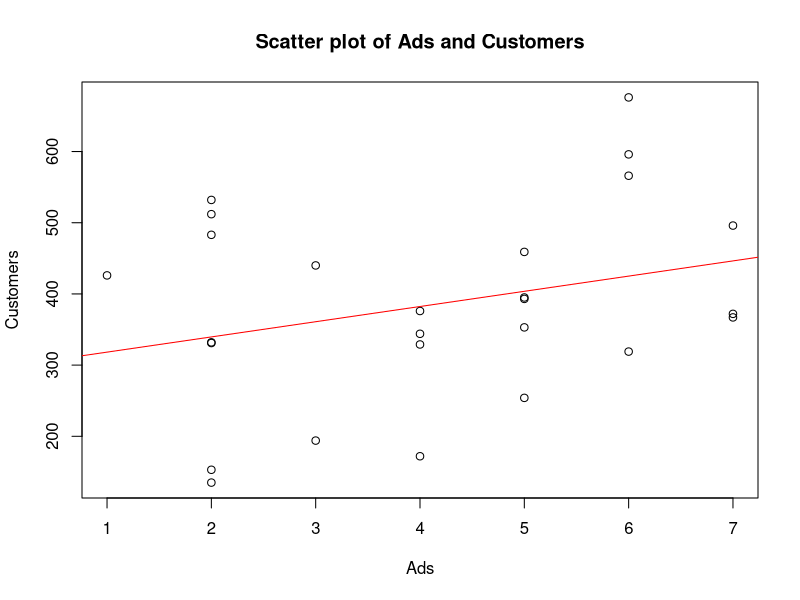
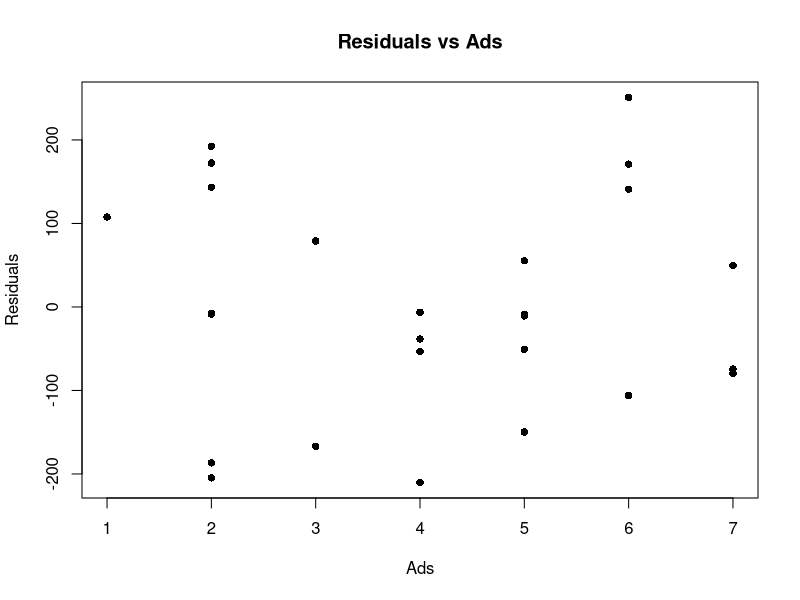
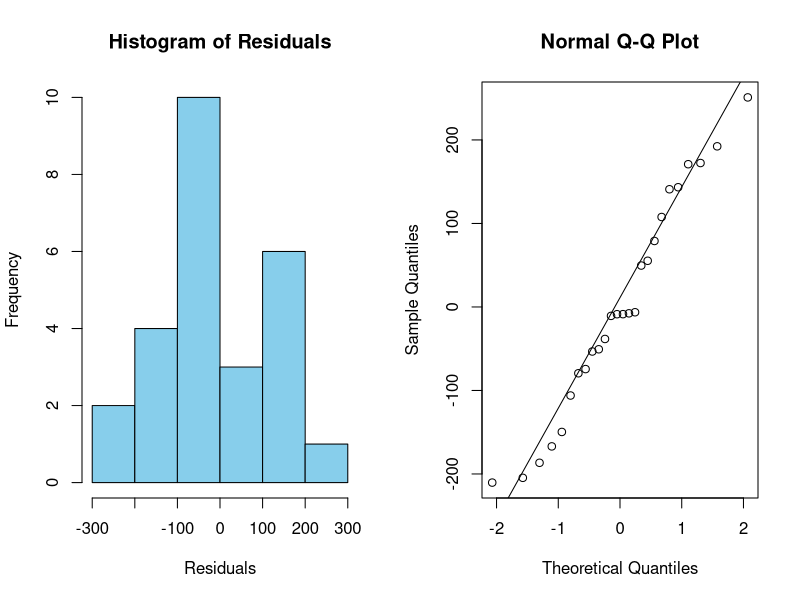
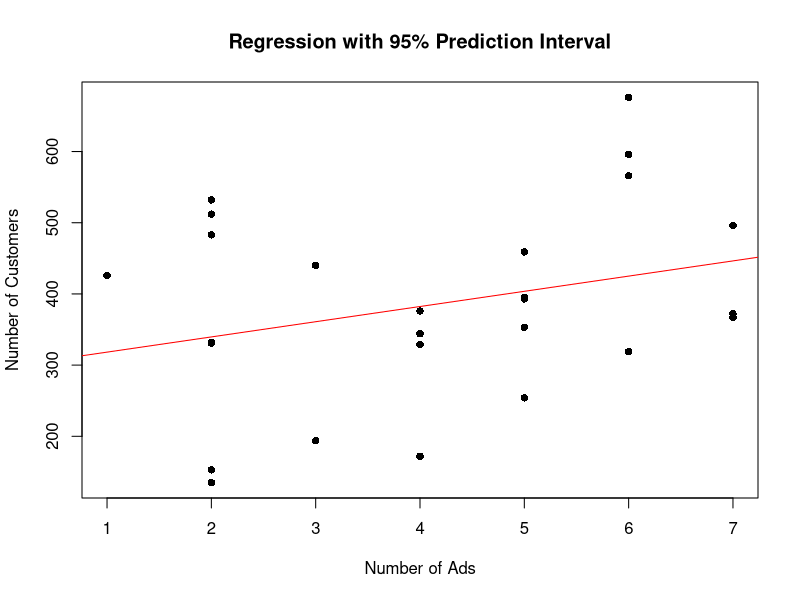

The R source for these figures, in order: (Note: this script raises an error after producing the figures.)
setwd("c:/Users/Admin/PycharmProjects/RandomProjects/Random_projects/reaserchMethods/Assignment1")

 
# Read the file using the tab delimiter
furn.data <- read.table("Furniture.txt", header = TRUE, sep = "\t")

# Create a data frame
data <- data.frame(furn.data)

# (a) Find the sample linear regression line
# Fixed regression model - now Customers is predicted by Ads
reg.data <- lm(data$Customers ~ data$Ads)
# summary(reg.data)

# Create a scatter plot with regression line
plot(data$Ads, data$Customers, main = "Scatter plot of Ads and Customers", 
     xlab = "Ads", ylab = "Customers")
abline(reg.data, col = "red")

# (c) Determine the coefficient of determination (R-squared)
r_squared <- summary(reg.data)$r.squared
cat("R-squared:", r_squared, "\n")

# (b) Interpret the coefficients
coefficients <- coef(reg.data)
cat("Intercept:", coefficients[1], "- Expected customers when no ads are placed\n")
cat("Slope:", coefficients[2], "- Expected increase in customers for each additional ad\n")

# (d) Determine whether there is evidence to infer a linear relationship
f_stat <- summary(reg.data)$fstatistic
p_value <- pf(f_stat[1], f_stat[2], f_stat[3], lower.tail = FALSE)
cat("F-statistic:", f_stat[1], "with p-value:", p_value, "\n")
cat("Is there evidence of a linear relationship?", ifelse(p_value < 0.05, "Yes", "No"), "\n")

# (e) Determine the residuals and standardized residuals
residuals <- residuals(reg.data)
standardized_residuals <- rstandard(reg.data)
plot(data$Ads, residuals, main = "Residuals vs Ads", xlab = "Ads", ylab = "Residuals", pch = 16)
# Create a data frame with both types of residuals
residual_data <- data.frame(
  # Observation = 1:length(residuals),
  # Ads = data$Ads,
  # Customers = data$Customers,
  # Fitted = fitted(reg.data),
  Residuals = residuals,
  Standardized_Residuals = standardized_residuals
)
head(residual_data)

# (f) Histogram of residuals and normality test
par(mfrow = c(1, 2))
hist(residuals, main = "Histogram of Residuals", 
     xlab = "Residuals", col = "skyblue", border = "black")

# QQ plot for visual assessment of normality
qqnorm(residuals)
qqline(residuals)
par(mfrow = c(1, 1))

# Shapiro-Wilk test for normality
shapiro_test <- shapiro.test(residuals)
print(shapiro_test)
cat("Do residuals appear normally distributed?", 
    ifelse(shapiro_test$p.value > 0.05, "Yes", "No"), "\n")

# (g) Construct a 95% prediction interval and plot with scatterplot and regression line
# Create proper data frame with predictor variable (Ads, not Customers)
new_data <- data.frame("data$Ads" = seq(100, 800, length.out = 10))

# Generate predictions with the correct new data
predictions <- predict(reg.data,newdata = data.frame(new_data), interval = "predict", level = 0.95)

# Plot with prediction intervals
plot(data$Ads, data$Customers, main = "Regression with 95% Prediction Interval",
     xlab = "Number of Ads", ylab = "Number of Customers", pch = 16)
abline(reg.data, col = "red")

# Add prediction interval lines - using proper indexing
lines(new_data, predictions[, 2], col = "blue", lty = 2)
lines(new_data, predictions[, 3], col = "blue", lty = 2)

# Add a shaded prediction interval area (optional enhancement)
x_polygon <- c(new_data[,1], rev(new_data[,1]))
y_polygon <- c(predictions[,"lwr"], rev(predictions[,"upr"]))
polygon(x_polygon, y_polygon, col = rgb(0, 0, 1, 0.2), border = NA)

# Visual check: Plot residuals vs fitted values
plot(fitted(reg.data), residuals, 
     main = "Residuals vs Fitted Values",
     xlab = "Fitted Values", ylab = "Residuals", pch = 16)
abline(h = 0, lty = 2, col = "red")

# Try to check for heteroscedasticity if lmtest is available
has_lmtest <- FALSE
# Check if lmtest package is installed
if(require("lmtest", quietly = TRUE)) {
  has_lmtest <- TRUE
  bp_test <- bptest(reg.data)
  print(bp_test)
  cat("Is heteroscedasticity a problem?", 
      ifelse(bp_test$p.value < 0.05, "Yes", "No"), "\n")
} else {
  cat("Note: lmtest package not available. Install with install.packages('lmtest') to check for heteroscedasticity.\n")
}

# (j) Comprehensive summary of findings
cat("\n---- SUMMARY OF FINDINGS ----\n")
cat("1. The regression equation is: Customers =", round(coefficients[1], 2), "+", 
    round(coefficients[2], 2), "× Ads\n")
cat("2. R-squared value is", round(r_squared, 4), "meaning that approximately", 
    round(r_squared * 100, 2), "% of the variation in customer numbers is explained by the number of ads\n")
cat("3. F-test p-value is", p_value, "indicating that the relationship is", 
    ifelse(p_value < 0.05, "statistically significant", "not statistically significant"), "\n")
cat("4. Normality test p-value is", shapiro_test$p.value, "suggesting residuals are", 
    ifelse(shapiro_test$p.value > 0.05, "normally distributed", "not normally distributed"), "\n")

# Only include heteroscedasticity findings if lmtest is available
if(has_lmtest) {
  cat("5. Heteroscedasticity test p-value is", bp_test$p.value, "suggesting heteroscedasticity is", 
      ifelse(bp_test$p.value < 0.05, "a concern", "not a significant concern"), "\n")
} else {
  cat("5. Heteroscedasticity test was not conducted due to missing lmtest package.\n")
}